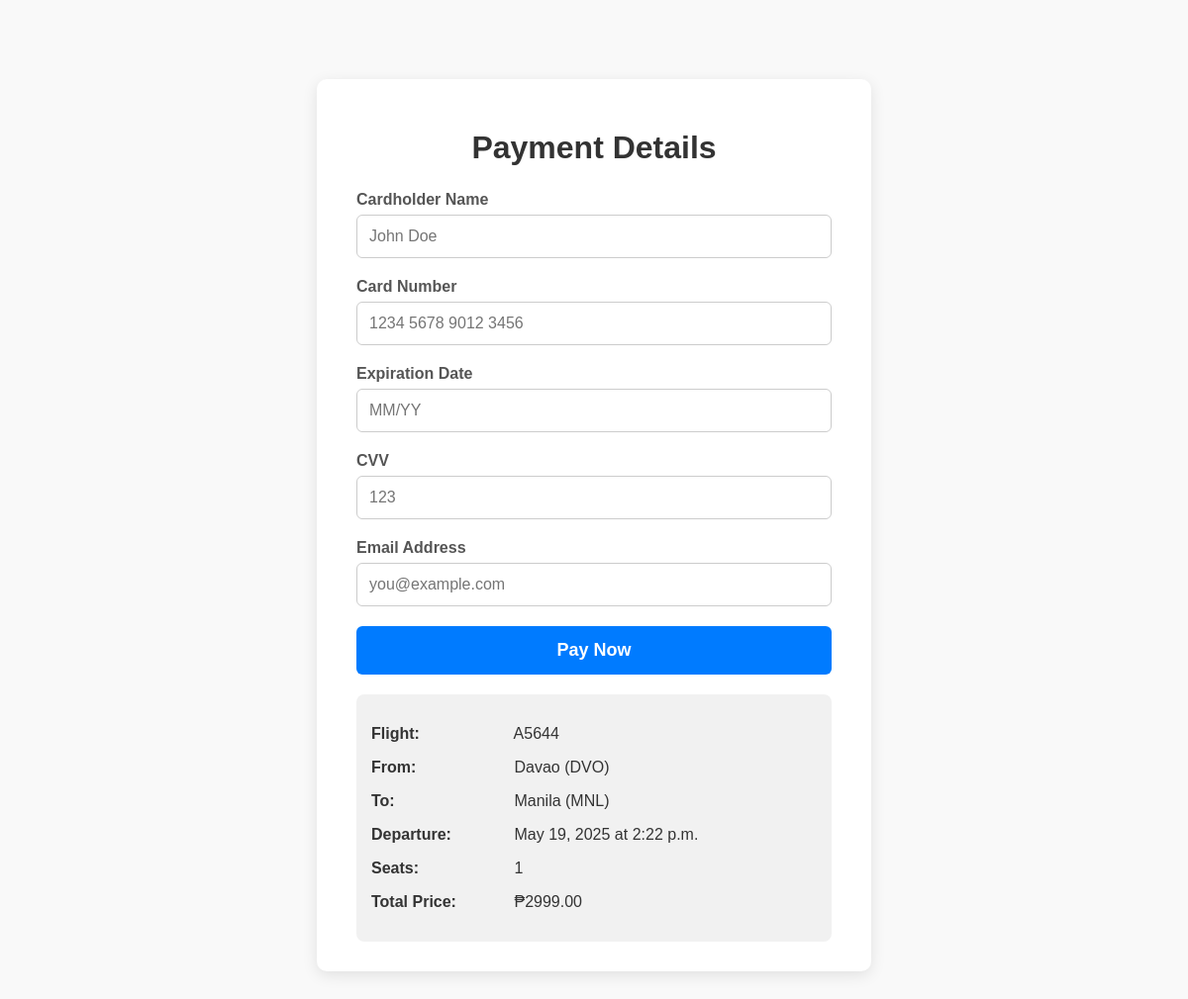
Page /payment/4/ (signed in) on the committed database.
### reservations/models.py (models this page shows, shortened)
class FlightSchedule(models.Model):
    flight_number = models.CharField(max_length=10)
    origin = models.CharField(max_length=100)
    destination = models.CharField(max_length=100)
    departure_date = models.DateField()
    departure_time = models.TimeField()
    available_seats = models.IntegerField(default=0)
    price = models.IntegerField()

### reservations/views.py (the view, shortened to what this page needs)
# urls.py: path('payment/<int:flight_id>/', views.payment, name='payment'),
@login_required
@transaction.atomic  # Important para atomic transaction
def payment(request, flight_id):
    flight_schedule = get_object_or_404(FlightSchedule.objects.select_for_update(), id=flight_id)
    if request.method == 'GET':
        try:
            seats_booked = int(request.GET.get('seats_booked', 1))
        except (ValueError, TypeError):
            seats_booked = 1
    else:
        try:
            seats_booked = int(request.POST.get('seats_booked', 1))
        except (ValueError, TypeError):
            seats_booked = 1
    if seats_booked < 1:
        messages.error(request, "Invalid number of seats.")
        return redirect('book_a_flight', flight_id=flight_id)
    if seats_booked > flight_schedule.available_seats:
        messages.error(request, "Not enough available seats.")
        return redirect('book_a_flight', flight_id=flight_id)
    total_price = flight_schedule.price * seats_booked
    context = {
        'flight_schedule': flight_schedule,
        'seats_booked': seats_booked,
        'total_price': total_price,
    }
    return render(request, 'reservations/payment.html', context)

### reservations/templates/reservations/payment.html (shortened to what this page needs)
<!DOCTYPE html>
<html lang="en">
<head>
</head>
<body>
<div class="container">
    <h1>Payment Details</h1>
    <form method="post" action="{% url 'payment' flight_schedule.id %}">
        <label for="cardholder">Cardholder Name</label>
        <input type="text" id="cardholder" name="cardholder" placeholder="John Doe" required>
        <label for="cardnumber">Card Number</label>
        <input type="text" id="cardnumber" name="cardnumber" placeholder="1234 5678 9012 3456" maxlength="19" pattern="\d{4} \d{4} \d{4} \d{4}" required>
        <label for="expiry">Expiration Date</label>
        <input type="text" id="expiry" name="expiry" placeholder="MM/YY" maxlength="5" pattern="(0[1-9]|1[0-2])\/\d{2}" required>
        <label for="cvv">CVV</label>
        <input type="password" id="cvv" name="cvv" placeholder="123" maxlength="3" pattern="\d{3}" required>
        <label for="email">Email Address</label>
        <input type="email" id="email" name="email" placeholder="you@example.com" required>
        <button type="submit">Pay Now</button>
    </form>
    <div class="summary">
        <p><strong>Flight:</strong> {{ flight_schedule.flight_number }}</p>
        <p><strong>From:</strong> {{ flight_schedule.origin }}</p>
        <p><strong>To:</strong> {{ flight_schedule.destination }}</p>
        <p><strong>Departure:</strong> {{ flight_schedule.departure_date }} at {{ flight_schedule.departure_time }}</p>
        <p><strong>Seats:</strong> {{ seats_booked }}</p>
        <p><strong>Total Price:</strong> ₱{{ total_price|floatformat:2 }}</p>
    </div>
</div>
</body>
</html>

### reservations/templates/reservations/payment.html (style rules this page uses)
body { font-family: Arial, sans-serif; background: #f9f9f9; margin: 0; padding: 0; }
.container { max-width: 480px; margin: 80px auto; background: #fff; padding: 30px 40px; border-radius: 10px; box-shadow: 0 4px 15px rgba(0,0,0,0.1); }
h1 { text-align: center; color: #333; margin-bottom: 25px; }
form { display: flex; flex-direction: column; }
label { margin-bottom: 6px; font-weight: bold; color: #555; }
input[type="text"], input[type="email"], input[type="number"], input[type="tel"], input[type="password"], select { padding: 12px; margin-bottom: 20px; border: 1px solid #ccc; border-radius: 6px; font-size: 16px; }
button { padding: 14px; background-color: #007bff; border: none; border-radius: 6px; color: white; font-weight: bold; font-size: 18px; cursor: pointer; transition: background-color 0.3s ease; }
.summary { margin-top: 20px; padding: 15px; background-color: #f1f1f1; border-radius: 8px; font-size: 16px; color: #333; }
.summary strong { display: inline-block; width: 140px; }

### rows in the picture
FlightSchedule: flight_number "A5644", origin "Davao (DVO)", destination "Manila (MNL)", departure_date "May 19, 2025", departure_time "2:22 p.m."

### other values in the picture
{{ seats_booked }} "1"
{{ total_price|floatformat:2 }} "2999.00"
